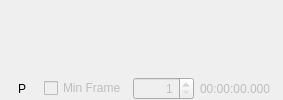
  <widget class="QWidget" name="centralwidget">
   <layout class="QVBoxLayout" name="verticalLayout">
    <property name="margin">
     <number>0</number>
    </property>
    <item>
     <widget class="QVTKWidget" name="renderFrame" native="true">
      <property name="sizePolicy">
       <sizepolicy hsizetype="Expanding" vsizetype="Expanding">
        <horstretch>0</horstretch>
        <verstretch>0</verstretch>
       </sizepolicy>
      </property>
     </widget>
    </item>
    <item>
     <layout class="QHBoxLayout" name="horizontalLayout">
      <property name="leftMargin">
       <number>6</number>
      </property>
      <property name="rightMargin">
       <number>6</number>
      </property>
      <item>
       <widget class="QLabel" name="playbackSpeed">
        <property name="minimumSize">
         <size>
          <width>32</width>
          <height>0</height>
         </size>
        </property>
        <property name="text">
         <string>P</string>
        </property>
        <property name="alignment">
         <set>Qt::AlignCenter</set>
        </property>
       </widget>
      </item>
      <item>
       <widget class="QCheckBox" name="minFrameCheckBox">
        <property name="enabled">
         <bool>false</bool>
        </property>
        <property name="text">
         <string>Min Frame</string>
        </property>
       </widget>
      </item>
      <item>
       <widget class="QSpinBox" name="minFrame">
        <property name="enabled">
         <bool>false</bool>
        </property>
        <property name="alignment">
         <set>Qt::AlignRight|Qt::AlignTrailing|Qt::AlignVCenter</set>
        </property>
        <property name="minimum">
         <number>1</number>
        </property>
        <property name="maximum">
         <number>10000</number>
        </property>
       </widget>
      </item>
      <item>
       <widget class="QLabel" name="minTime">
        <property name="enabled">
         <bool>false</bool>
        </property>
        <property name="text">
         <string>00:00:00.000</string>
        </property>
       </widget>
      </item>
      <item>
       <widget class="vgFrameScrubber" name="currentFrame" native="true">
        <property name="sizePolicy">
         <sizepolicy hsizetype="Expanding" vsizetype="Preferred">
          <horstretch>0</horstretch>
          <verstretch>0</verstretch>
         </sizepolicy>
        </property>
       </widget>
      </item>
     </layout>
    </item>
   </layout>
  </widget>
